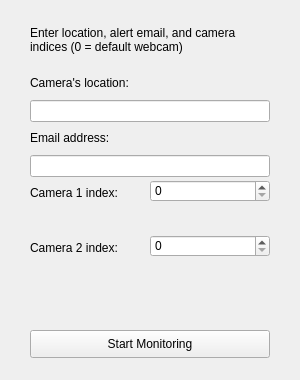
<?xml version="1.0" encoding="UTF-8"?>
<ui version="4.0">
 <class>MainWindow</class>
 <widget class="QMainWindow" name="MainWindow">
  <property name="geometry">
   <rect>
    <x>0</x>
    <y>0</y>
    <width>300</width>
    <height>380</height>
   </rect>
  </property>
  <property name="minimumSize">
   <size>
    <width>300</width>
    <height>380</height>
   </size>
  </property>
  <property name="maximumSize">
   <size>
    <width>300</width>
    <height>380</height>
   </size>
  </property>
  <property name="windowTitle">
   <string>Forest Fire Detection</string>
  </property>
  <widget class="QWidget" name="centralwidget">
   <widget class="QLabel" name="label">
    <property name="geometry">
     <rect>
      <x>30</x>
      <y>15</y>
      <width>240</width>
      <height>50</height>
     </rect>
    </property>
    <property name="text">
     <string>Enter location, alert email, and camera indices (0 = default webcam)</string>
    </property>
    <property name="wordWrap">
     <bool>true</bool>
    </property>
   </widget>
   <widget class="QLabel" name="label_2">
    <property name="geometry">
     <rect>
      <x>30</x>
      <y>75</y>
      <width>111</width>
      <height>16</height>
     </rect>
    </property>
    <property name="text">
     <string>Camera's location:</string>
    </property>
   </widget>
   <widget class="QLabel" name="label_3">
    <property name="geometry">
     <rect>
      <x>30</x>
      <y>130</y>
      <width>201</width>
      <height>16</height>
     </rect>
    </property>
    <property name="text">
     <string>Email address:</string>
    </property>
   </widget>
   <widget class="QLabel" name="label_cam1">
    <property name="geometry">
     <rect>
      <x>30</x>
      <y>185</y>
      <width>111</width>
      <height>16</height>
     </rect>
    </property>
    <property name="text">
     <string>Camera 1 index:</string>
    </property>
   </widget>
   <widget class="QLabel" name="label_cam2">
    <property name="geometry">
     <rect>
      <x>30</x>
      <y>240</y>
      <width>111</width>
      <height>16</height>
     </rect>
    </property>
    <property name="text">
     <string>Camera 2 index:</string>
    </property>
   </widget>
   <widget class="QSpinBox" name="camera1_spinbox">
    <property name="geometry">
     <rect>
      <x>150</x>
      <y>180</y>
      <width>120</width>
      <height>22</height>
     </rect>
    </property>
    <property name="minimum">
     <number>0</number>
    </property>
    <property name="maximum">
     <number>10</number>
    </property>
    <property name="value">
     <number>0</number>
    </property>
   </widget>
   <widget class="QSpinBox" name="camera2_spinbox">
    <property name="geometry">
     <rect>
      <x>150</x>
      <y>235</y>
      <width>120</width>
      <height>22</height>
     </rect>
    </property>
    <property name="minimum">
     <number>0</number>
    </property>
    <property name="maximum">
     <number>10</number>
    </property>
    <property name="value">
     <number>0</number>
    </property>
   </widget>
   <widget class="QPushButton" name="pushButton">
    <property name="geometry">
     <rect>
      <x>30</x>
      <y>330</y>
      <width>240</width>
      <height>28</height>
     </rect>
    </property>
    <property name="text">
     <string>Start Monitoring</string>
    </property>
   </widget>
   <widget class="QLineEdit" name="location_input">
    <property name="geometry">
     <rect>
      <x>30</x>
      <y>100</y>
      <width>240</width>
      <height>22</height>
     </rect>
    </property>
   </widget>
   <widget class="QLineEdit" name="sendTo_input">
    <property name="geometry">
     <rect>
      <x>30</x>
      <y>155</y>
      <width>240</width>
      <height>22</height>
     </rect>
    </property>
   </widget>
  </widget>
 </widget>
 <resources/>
 <connections/>
</ui>
